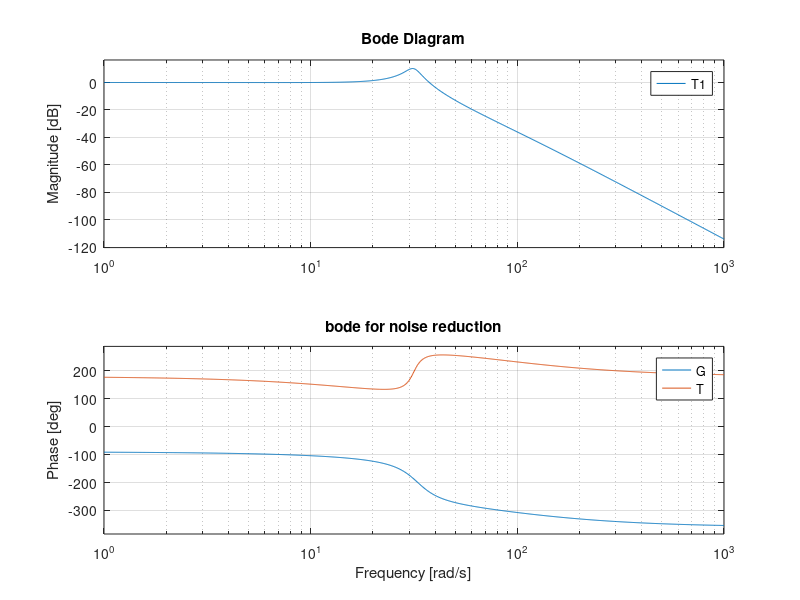

Write the MATLAB code that produced this figure.
clc;
clear all;
J_m = 0.0001;
J_l = 0.001;
K = 1;
N = 5;
C_m = 0.01;
C_l = 0.01;

% Define the numerator and denominator coefficients
numerator = K / N;
denominator = [J_l * J_m, (J_l * C_m + C_l * J_m), ...
    (J_l * K / N^2 + C_l * C_m + K * J_m), ...
    (C_l * K / N^2 + K * C_m), 0];

% Create the open-loop transfer function
G = tf(numerator, denominator);

% Create the closed-loop transfer function
T1 = -G/(1+G);

% Plot Bode diagram of G and T in one plot
figure;
bode(G);
hold on;
bode(T1);
legend('G', 'T');
grid on;
title ('bode for noise reduction')